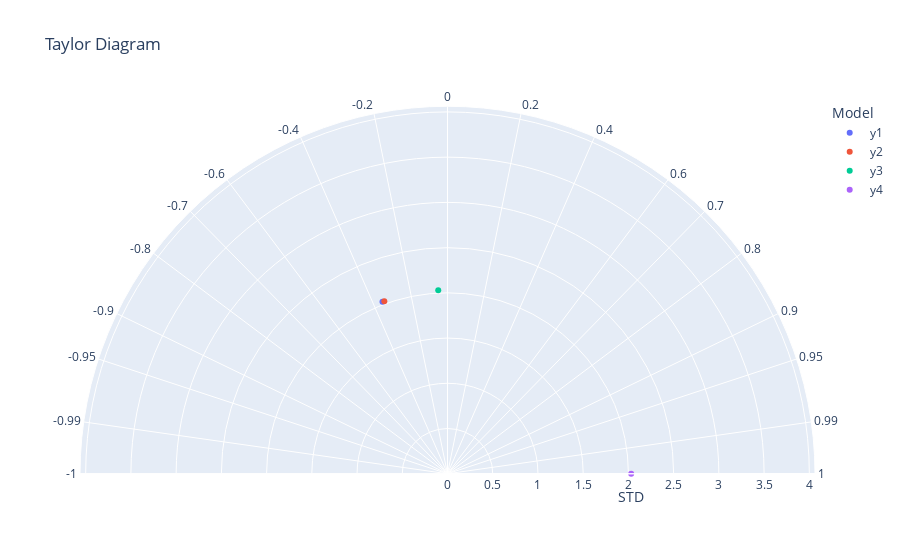

Notebook code cell kept with this figure:
### Code cell
chart_taylor_res = chart_create_td(df_taylor_res, string_ref_model)
chart_taylor_res.show()

### Figure 1 — Plotly figure (JSON) as saved in the notebook; plotly's stock layout.template omitted (floating-point values rounded to 4 significant figures)
{"data": [{"hovertemplate": "Model=y1<br>STD=%{r}<br>Calculated_Angle=%{theta}<extra></extra>", "legendgroup": "y1", "marker": {"color": "#636efa", "symbol": "circle"}, "mode": "markers", "name": "y1", "r": [2.032], "showlegend": true, "subplot": "polar", "theta": [110.7], "type": "scatterpolar"}, {"hovertemplate": "Model=y2<br>STD=%{r}<br>Calculated_Angle=%{theta}<extra></extra>", "legendgroup": "y2", "marker": {"color": "#EF553B", "symbol": "circle"}, "mode": "markers", "name": "y2", "r": [2.032], "showlegend": true, "subplot": "polar", "theta": [110.1], "type": "scatterpolar"}, {"hovertemplate": "Model=y3<br>STD=%{r}<br>Calculated_Angle=%{theta}<extra></extra>", "legendgroup": "y3", "marker": {"color": "#00cc96", "symbol": "circle"}, "mode": "markers", "name": "y3", "r": [2.03], "showlegend": true, "subplot": "polar", "theta": [92.89], "type": "scatterpolar"}, {"hovertemplate": "Model=y4<br>STD=%{r}<br>Calculated_Angle=%{theta}<extra></extra>", "legendgroup": "y4", "marker": {"color": "#ab63fa", "symbol": "circle"}, "mode": "markers", "name": "y4", "r": [2.031], "showlegend": true, "subplot": "polar", "theta": [0], "type": "scatterpolar"}], "layout": {"autosize": true, "legend": {"title": {"text": "Model"}, "tracegroupgap": 0}, "polar": {"angularaxis": {"direction": "counterclockwise", "dtick": 10, "rotation": 0, "ticktext": [-1, -0.99, -0.95, -0.9, -0.8, -0.7, -0.6, -0.4, -0.2, 0, 0.2, 0.4, 0.6, 0.7, 0.8, 0.9, 0.95, 0.99, 1], "tickvals": [180, 171.9, 161.8, 154.2, 143.1, 134.4, 126.9, 113.6, 101.5, 90, 78.46, 66.42, 53.13, 45.57, 36.87, 25.84, 18.19, 8.11, 0], "type": "linear"}, "domain": {"x": [0, 1], "y": [0, 1]}, "radialaxis": {"autorange": false, "range": [0, 4.063], "title": {"text": "STD"}, "type": "linear"}, "sector": [0, 180]}, "title": {"text": "Taylor Diagram"}}}
